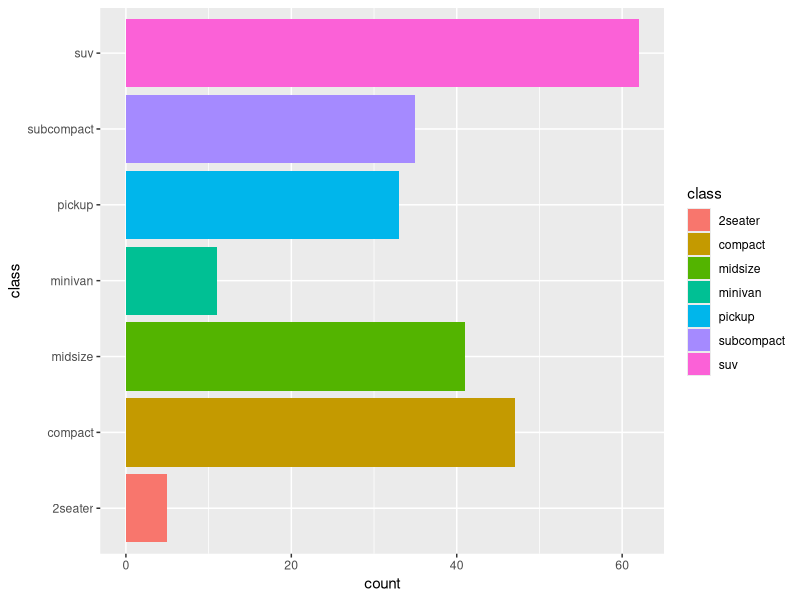
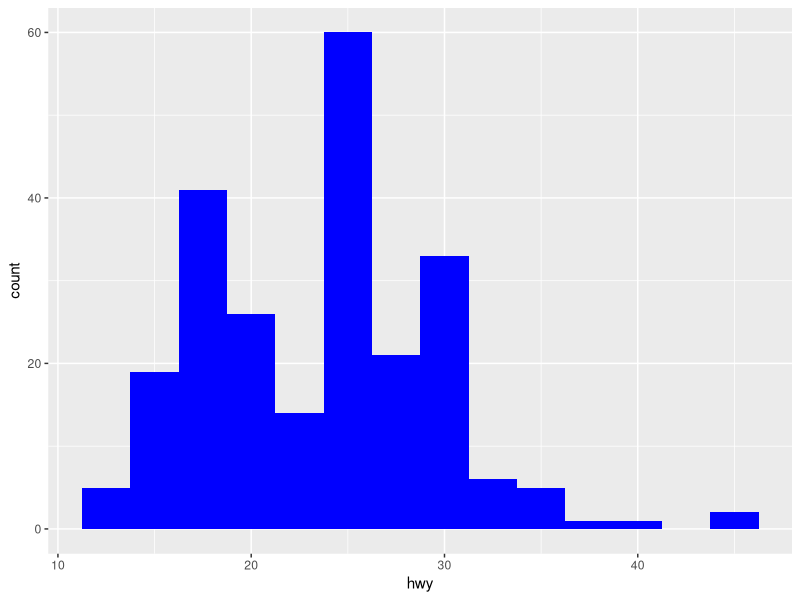
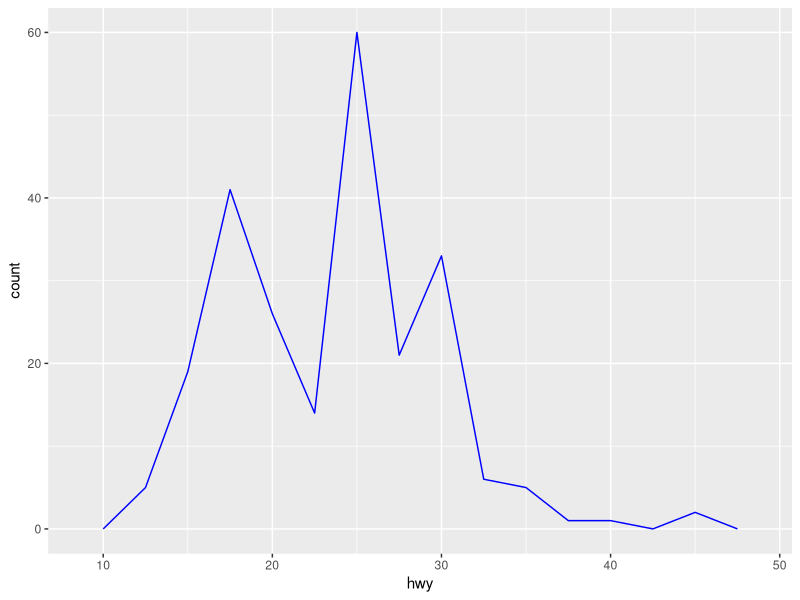
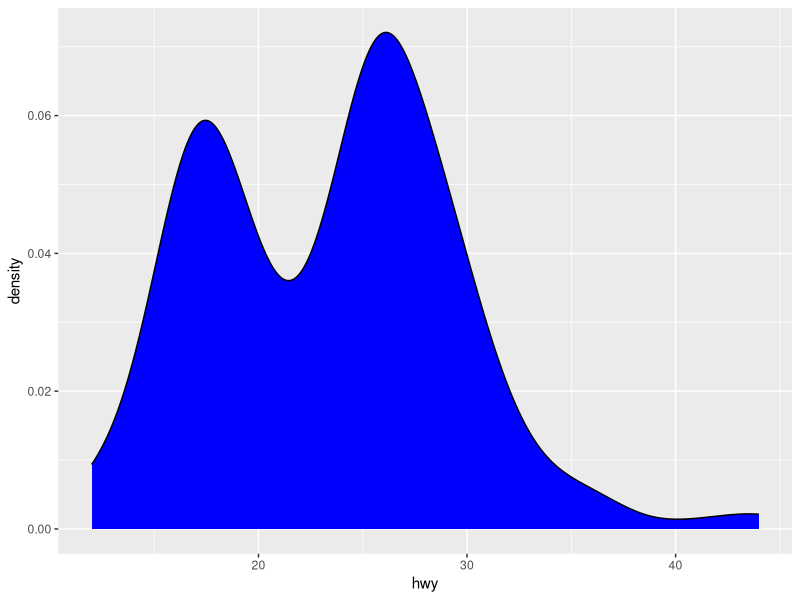
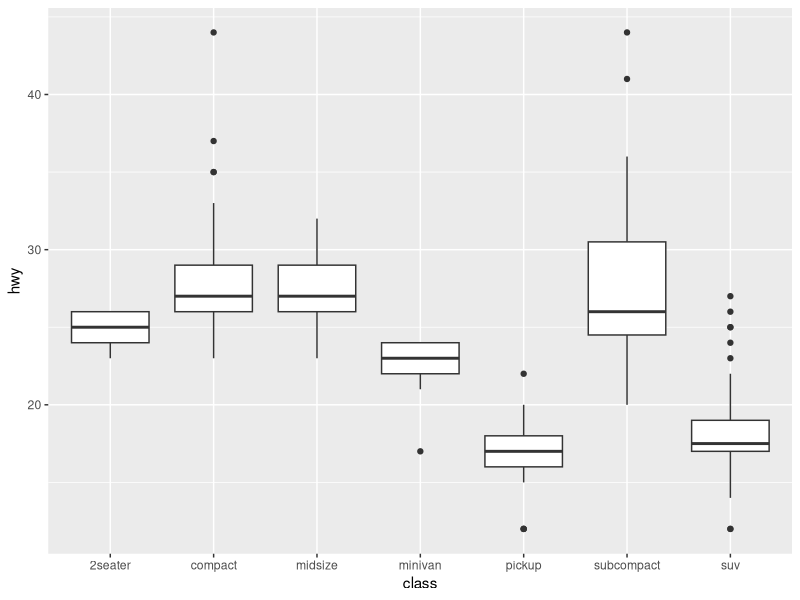
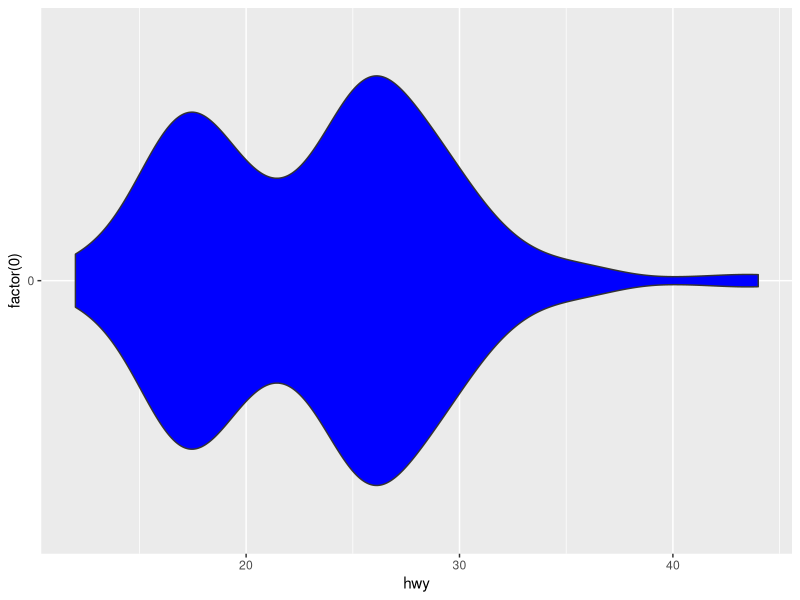
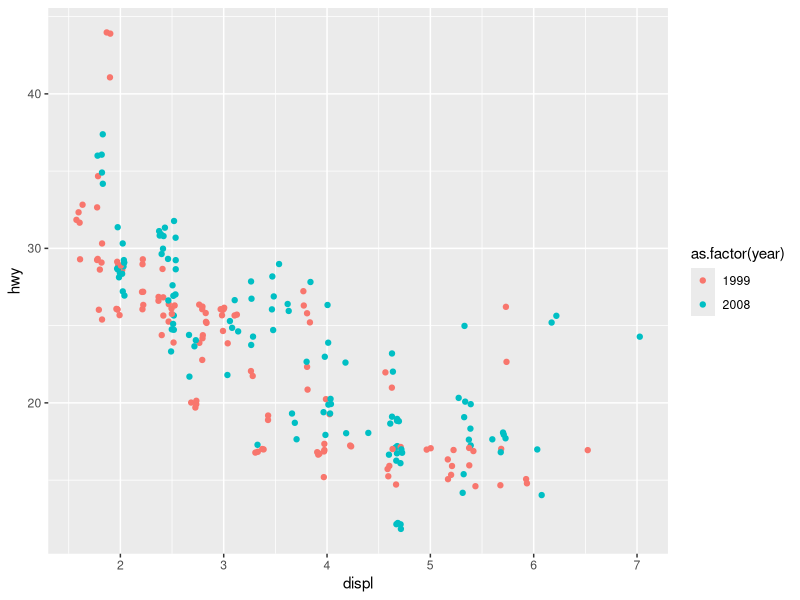
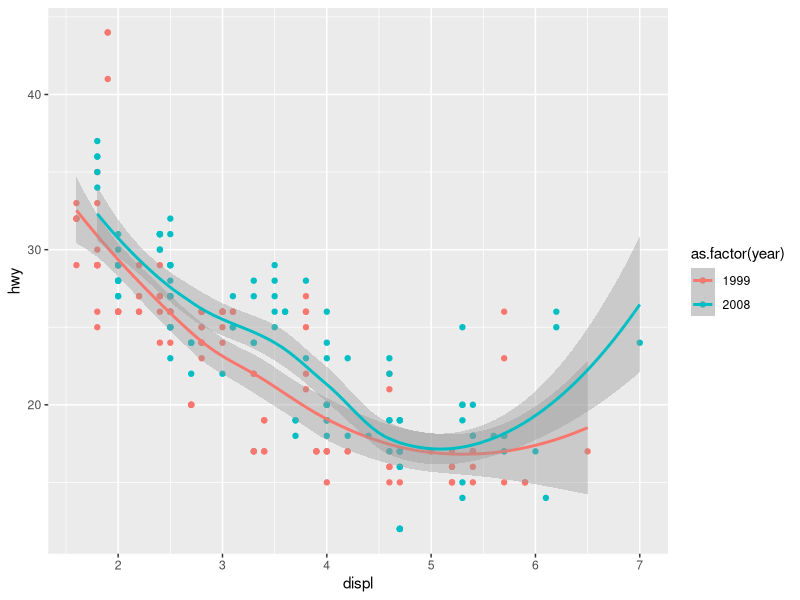

Write R code to recreate these figures, in order.
## ---- chunk 1
knitr::opts_chunk$set(echo = TRUE,
                      message = FALSE,
                      warning = FALSE)
library(tidyverse)
## ---- chunk 2
ggplot(data = mpg, mapping = aes(y = class, fill = class)) +
  geom_bar()
## ---- chunk 3
ggplot(data = mpg, mapping = aes(x = hwy)) +
  geom_histogram(fill = "blue", binwidth = 2.5)
## ---- chunk 4
ggplot(data = mpg, mapping = aes(x = hwy, color = drv)) +
  geom_freqpoly(color = "blue", binwidth = 2.5)
## ---- chunk 5
ggplot(data = mpg, mapping = aes(x = hwy)) +
  geom_density(fill = "blue")
## ---- chunk 6
ggplot(data = mpg, mapping = aes(y = hwy, x = class)) +
  geom_boxplot()
## ---- chunk 7
ggplot(data = mpg, mapping = aes(x = hwy, y = factor(0))) +
  geom_violin(fill = "blue")
## ---- chunk 8
ggplot(data = mpg, mapping = aes(x = displ, y = hwy, color = as.factor(year))) +
  geom_point(position = "jitter")
## ---- chunk 9
ggplot(data = mpg, mapping = aes(x = displ, y = hwy, color = as.factor(year))) +
  geom_point() +
  geom_smooth()
## ---- chunk 10
ggplot(data = mpg, mapping = aes(x = displ, y = hwy)) +
  geom_point() +
  geom_smooth(method = "lm")
## ---- chunk 11
ggplot(data = mpg, mapping = aes(x = displ, y = hwy)) +
  geom_point() +
  geom_rug() 
## ---- chunk 12
ggplot(data = mpg, mapping = aes(x = displ, y = hwy)) +
  geom_point(position = "jitter") +
  geom_rug(position = "jitter") +
  facet_wrap(vars(drv))
## ---- chunk 13
ggplot(data = mpg, mapping = aes(x = displ, y = hwy)) +
  geom_point(color = "red", size = 1) +
  geom_smooth(color = "blue", se = FALSE)
## ---- chunk 14
ggplot(data = mpg,
       mapping = aes(x = displ, y = hwy, group = drv)) +
  geom_point(size = 2) +
  geom_smooth(color = "blue", se = FALSE)
## ---- chunk 15
ggplot(data = mpg,
       mapping = aes(x = displ, y = hwy, color = drv)) +
  geom_point(size = 4) +
  geom_smooth(se = FALSE)
## ---- chunk 16
ggplot(data = mpg,
       mapping = aes(x = displ, y = hwy, color = drv)) +
  geom_point(mapping = aes(color = drv), size = 2) +
  geom_smooth(se = FALSE, color = "blue")
## ---- chunk 17
ggplot(data = mpg, mapping = aes(x = displ, y = hwy)) +
  geom_point(mapping = aes(color = drv), size = 2) +
  geom_smooth(mapping = aes(linetype = drv), se = FALSE)
## ---- chunk 18
ggplot(data = mpg, mapping = aes(x = displ, y = hwy, fill = drv)) +
  geom_point(
    size = 3,
    shape = 21,
    color = "white",
    stroke = 2
  )
